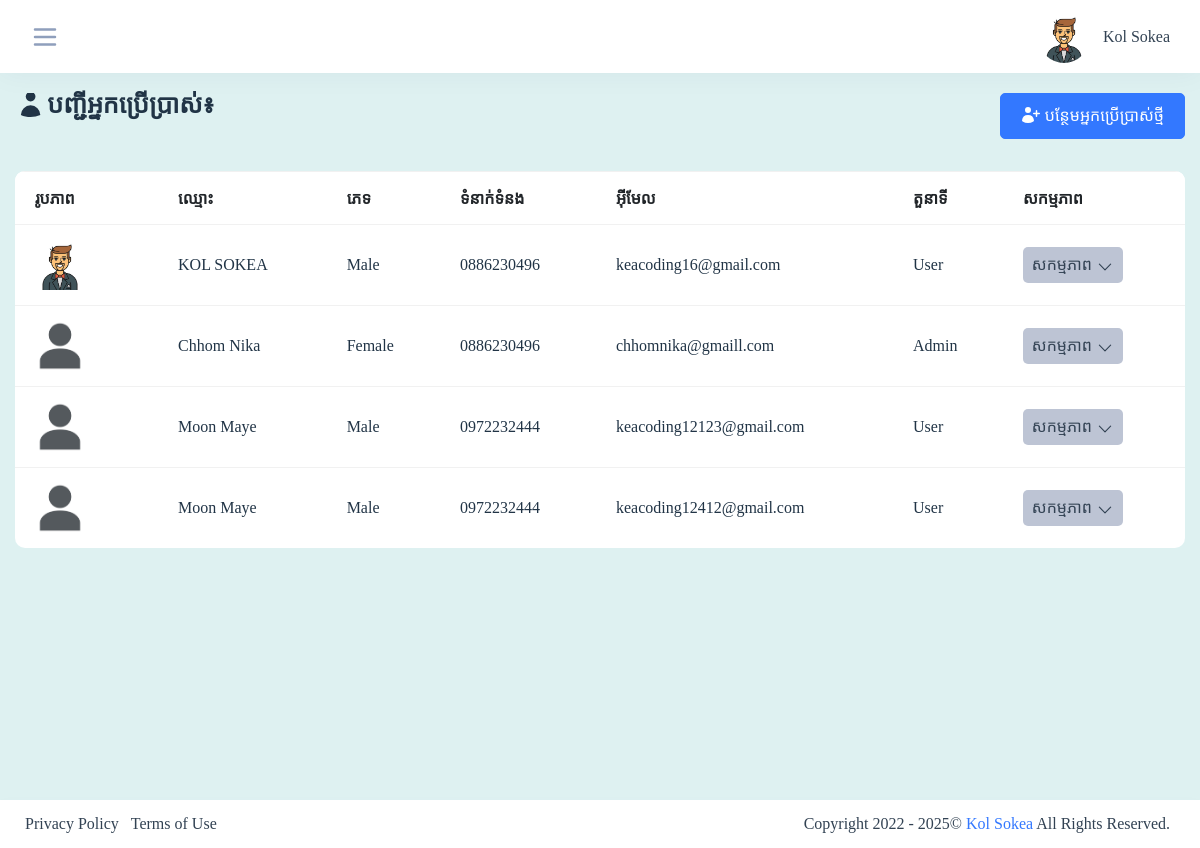
The page /admin/form_user_list.php (signed in) on the database its author committed.
### tables this page shows
CREATE TABLE `tbl_userprofiles` (
  `usf_id` int(5) NOT NULL,
  `usf_us_id` int(5) NOT NULL,
  `usf_firstname` varchar(50) DEFAULT NULL,
  `usf_lastname` varchar(50) DEFAULT NULL,
  `usf_gender` int(5) DEFAULT NULL,
  `usf_dob` date DEFAULT NULL,
  `usf_phone` varchar(50) DEFAULT NULL,
  `usf_image` varchar(50) DEFAULT NULL,
  `usf_address` varchar(50) DEFAULT NULL,
  `usf_created_date` datetime DEFAULT NULL
);

CREATE TABLE `tbl_users` (
  `us_id` int(5) NOT NULL,
  `us_username` varchar(50) DEFAULT NULL,
  `us_email` varchar(50) DEFAULT NULL,
  `us_password` varchar(50) DEFAULT NULL,
  `us_type` tinyint(1) DEFAULT NULL,
  `us_status` tinyint(1) DEFAULT NULL,
  `us_created_date` datetime DEFAULT NULL
);

### admin/form_user_list.php (the view, shortened to what this page needs)
<?php
 include("../config/connection.php");
 include("main_header.php");
?>
<form>
    <div class="container-fluid">
        <div class="row">
            <div class="col-lg-12">
                <div class="d-flex flex-wrap align-items-center justify-content-between mb-4">
                    <div>
                        <h4 class="mb-3">
                            បញ្ជីអ្នកប្រើប្រាស់៖
                        </h4>
                    </div>
                    <a href="form_user_add.php" id="btnAddUser" class="btn btn-primary add-list">
                    បន្ថែមអ្នកប្រើប្រាស់ថ្មី
                    </a>
                </div>
            </div>
            <div class="col-lg-12">
                <div class="table-responsive rounded mb-3">
                    <table class="data-table table mb-0 tbl-server-info" style="background-color: White; border-radius: 10px;">
                        <thead class="bg-white text-uppercase" id="tableIteme">
                            <tr class="" style="background-color: White;">
                                <th>រូបភាព</th>
                                <th>ឈ្មោះ</th>
                                <th>ភេទ</th>
                                <th>ទំនាក់ទំនង</th>
                                <th>អ៊ីមែល</th>
                                <th>តួនាទី</th>
                                <th>សកម្មភាព</th>
                            </tr>
                        </thead>
                        <tbody class="ligth-body">
                        <?php
                            $query ="SELECT * FROM tbl_users";
                            $query_run = mysqli_query($conn, $query);
                            if(mysqli_num_rows($query_run) > 0)
                            {
                                foreach($query_run as $row)
                                {
                                    $usfId = $row['us_id'];
                                    if($row['us_type'] > '0' && $row['us_status'] > 0){
                                ?>
                                <tr>
                                    <?php
                                        $sql = "SELECT * FROM tbl_userprofiles WHERE usf_us_id = $usfId";
                                        $result = $conn->query($sql);
                                        if ($result) {
                                            $user_profile = $result->fetch_assoc();
                                        ?>
                                            <td>
                                            <img src="../assets/images/user/<?= $user_profile['usf_image']; ?>" class="img-fluid rounded avatar-50 mr-3" alt="image">
                                            </td>
                                           <td> <?= $user_profile['usf_firstname'] . " " . $user_profile['usf_lastname']; ?> </td>
                                           <td> <?php if($user_profile['usf_gender'] == '1'){ echo "Male"; }else{ echo "Female"; } ?></td>
                                           <td> <?= $user_profile['usf_phone']; ?></td>
                                           <td> <?= $row['us_email']; ?></td>
                                           <td> <?php if($row['us_type'] == "1"){ echo "Admin"; }else{ echo "User"; } ?></td>
                                           <td>
                                            <div class="card-header-toolbar d-flex align-items-center" data-toggle="modal" data-target="#exampleModal">
                                                    <span class="dropdown-toggle dropdown-bg btn" id="dropdownMenuButton001" data-toggle="dropdown" aria-expanded="true" style="background-color: #bdc4d4; width: 100px; height: inherit; padding: 5px; font-size: 16px;">
                                                    សកម្មភាព
                                                        <svg style="width: 18px;" xmlns="http://www.w3.org/2000/svg" fill="none" viewBox="0 0 24 24" stroke-width="1.5" stroke="currentColor" class="w-6 h-6">
                                                        <path stroke-linecap="round" stroke-linejoin="round" d="m19.5 8.25-7.5 7.5-7.5-7.5" />
                                                        </svg>
                                                    </span>
                                                </div>
                                            </div>
                                        <?php
                                        } else {
                                            echo "Not";
                                        }
                                    ?>
                                <?php
                                    }
                                }
                            }
                        ?>
                </div>
            </div>
<?php
 include("main_foother.php");
?>
<!DOCTYPE html>
<html lang="en">
<head>
</head>
<body>
</body>
</html>

### admin/main_header.php (shortened to what this page needs)
<?php
include("../config/connection.php");
?>
<!doctype html>
<html lang="en">
  <head>
      <link rel="stylesheet" href="../assets/css/backend-plugin.min.css">
      <link rel="stylesheet" href="../assets/css/backend.css?v=1.0.0">
      <link rel="stylesheet" href="../assets/css/mystyle.css">
    </head>
      <body class="  ">
    <div class="wrapper">
       <div class="iq-top-navbar">
          <div class="iq-navbar-custom">
              <nav class="navbar navbar-expand-lg navbar-light p-0">
                  <div class="side-menu-bt-sidebar">
                      <svg xmlns="http://www.w3.org/2000/svg" class="text-secondary wrapper-menu" width="30" fill="none" viewBox="0 0 24 24" stroke="currentColor">
                      <path stroke-linecap="round" stroke-linejoin="round" stroke-width="2" d="M4 6h16M4 12h16M4 18h16" />
                      </svg>
                  </div>
                  <div class="d-flex align-items-center">
                      <div class="collapse navbar-collapse" id="navbarSupportedContent">
                          <ul class="navbar-nav ml-auto navbar-list align-items-center">
                              <li class="nav-item nav-icon dropdown">
                                  <a href="#" class="nav-item nav-icon dropdown-toggle pr-0 search-toggle" id="dropdownMenuButton" data-toggle="dropdown" aria-haspopup="true" aria-expanded="false" >
                                      <img src="../assets/images/user
                                      <?php
                                        $usfId = $_SESSION['PROFILEID'];
                                        $sql = "SELECT usf_image FROM tbl_userprofiles WHERE usf_us_id = $usfId";
                                            $result = $conn->query($sql);
                                            if ($result) {
                                                $itemInrqs = $result->fetch_assoc();
                                                echo "/".$itemInrqs['usf_image'];
                                            }
                                        ?>
                                      " class="img-fluid avatar-rounded" alt="user">
                                      <span id="user" class="mb-0 ml-2 user-name text-capitalize"><?= $_SESSION['USER']; ?></span>
                                  </a>
                              </li>
                          </ul>
                      </div>
                  </div>
              </nav>
          </div>
      </div>
      <div class="content-page" style="martgin: 0px; padding: 90px 0 0; background-color: #def1f1;">

### admin/main_header.php (style rules this page uses)
body, h4, button, a { font-family: 'Khmer OS System'; }
.btn { font-family: 'Khmer OS System'; }

### rows shown on the page
tbl_userprofiles: usf_image (picture)
tbl_users: tbl_userprofiles.usf_image (picture), tbl_userprofiles.usf_firstname "KOL", tbl_userprofiles.usf_lastname "SOKEA", shows "Male", tbl_userprofiles.usf_phone "0886230496", us_email "keacoding16@gmail.com", us_type "User"
tbl_users: tbl_userprofiles.usf_image (placeholder picture), tbl_userprofiles.usf_firstname "Chhom", tbl_userprofiles.usf_lastname "Nika", shows "Female", tbl_userprofiles.usf_phone "0886230496", us_email "chhomnika@gmaill.com", us_type "Admin"
tbl_users: tbl_userprofiles.usf_image (placeholder picture), tbl_userprofiles.usf_firstname "Moon", tbl_userprofiles.usf_lastname "Maye", shows "Male", tbl_userprofiles.usf_phone "0972232444", us_email "keacoding12123@gmail.com", us_type "User"
tbl_users: tbl_userprofiles.usf_image (placeholder picture), tbl_userprofiles.usf_firstname "Moon", tbl_userprofiles.usf_lastname "Maye", shows "Male", tbl_userprofiles.usf_phone "0972232444", us_email "keacoding12412@gmail.com", us_type "User"

### other values the page prints
$_SESSION['USER'] "Kol Sokea"
